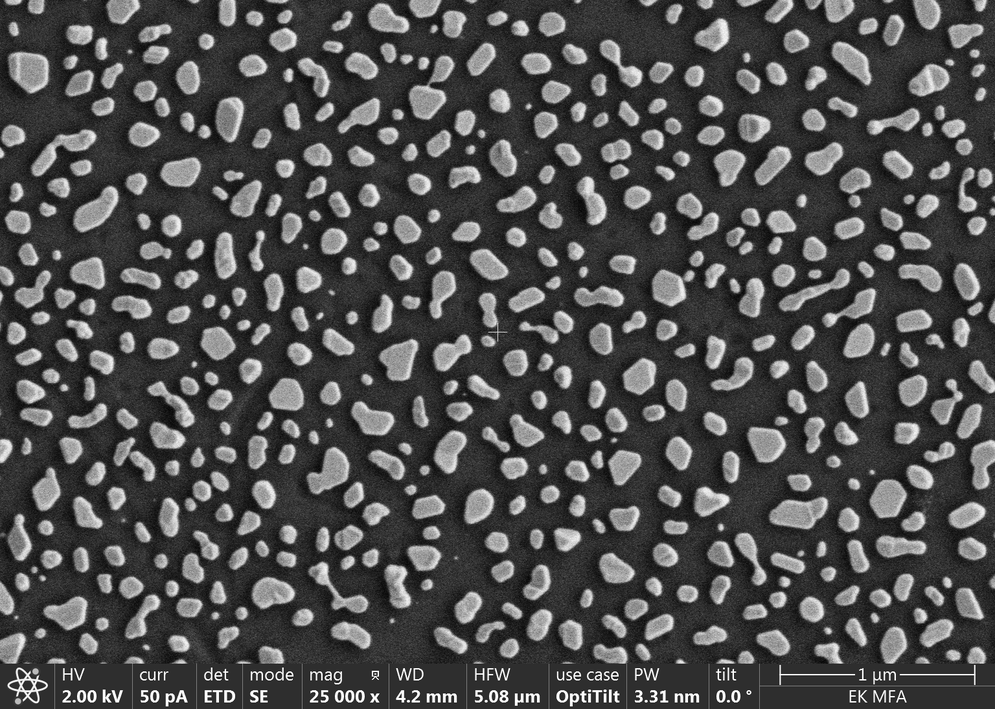
#> input picture input_images/sample2.tif, 995 x 709 px, shrunk from 1536 x 1094 before the run; its folder holds only this picture in this run
$ python main.py
#> lines starting #> are read from the running program, lines starting #| are printed output that depends on the picture; after the words box and inside, x2 and y2 are one past the last pixel; in counts of white or black regions, pixels touching at a corner belong together
import cv2
import numpy as np
import os
from pathlib import Path
from matplotlib import pyplot as plt
from scipy import ndimage
from skimage import measure, color, io
from skimage.segmentation import clear_border

def main():
    """
    Main function to process multiple images for grain analysis.
    Creates necessary directories and processes all images in input folder.
    """
    # Define input and output directories
    input_dir = Path("input_images")
    output_dir = Path("output_measurements")

    # Create output directory if it doesn't exist
    output_dir.mkdir(parents=True, exist_ok=True)

    # Create subdirectories for different types of output
    csv_dir = output_dir / "csv_files"
    image_dir = output_dir / "processed_images"
    plot_dir = output_dir / "distribution_plots"

    # Create all directories
    csv_dir.mkdir(exist_ok=True)
    image_dir.mkdir(exist_ok=True)
    plot_dir.mkdir(exist_ok=True)

    # Process all images in input directory
    valid_extensions = {'.jpg', '.jpeg', '.png', '.tif', '.tiff'}

    for image_path in input_dir.iterdir():
        if image_path.suffix.lower() in valid_extensions:
            try:
                process_single_image(image_path, csv_dir, image_dir, plot_dir)
                print(f"Successfully processed {image_path.name}")
            except Exception as e:
                print(f"Error processing {image_path.name}: {str(e)}")

def create_size_distribution_plots(areas, perimeters, output_path, image_name):
    """
    Create and save histograms for grain size distribution.

    """
    # Create figure with two subplots
    fig, (ax1, ax2) = plt.subplots(1, 2, figsize=(15, 5))

    # Plot area distribution
    ax1.hist(areas, bins='auto', color='blue', alpha=0.7)
    ax1.set_title(f'Grain Area Distribution - {image_name}')
    ax1.set_xlabel('Area (µm²)')
    ax1.set_ylabel('Frequency')
    ax1.grid(True, alpha=0.3)

    # Plot perimeter distribution
    ax2.hist(perimeters, bins='auto', color='green', alpha=0.7)
    ax2.set_title(f'Grain Perimeter Distribution - {image_name}')
    ax2.set_xlabel('Perimeter (µm)')
    ax2.set_ylabel('Frequency')
    ax2.grid(True, alpha=0.3)

    # Adjust layout and save
    plt.tight_layout()
    plt.savefig(output_path / f"{Path(image_name).stem}_distributions.png", dpi=300, bbox_inches='tight')
    plt.close()

def process_single_image(image_path, csv_dir, image_dir, plot_dir):
    """
    Process a single image and save its results.

    """
    # Read image
    image = cv2.imread(str(image_path))
#> image is the input picture: shape (709, 995, 3); min 1, max 255, mean 77.2
    if image is None:
        raise ValueError("Could not read the image file")

    height, _, _ = image.shape
    cropped_img = image[:height - 80, :, :]

    # Process image
    gray, thresh = preprocess_image(cropped_img)
    markers, segmented_image = perform_watershed_segmentation(cropped_img, thresh)

    # Calculate and save grain properties
    csv_filename = csv_dir / f"{image_path.stem}_measurements.csv"
    stats = calculate_grain_properties(markers, gray, csv_filename, plot_dir, image_path.name)

    # Print statistics
    print(f"\nResults for {image_path.name}:")
    print(f"Total number of particles: {stats['total_particles']}")
    print(f"Surface Coverage: {stats['surface_coverage']:.2f}%")
    print(f"Total grain area: {stats['total_grain_area']:.2f} µm²")
    print(f"Mean grain area: {stats['mean_grain_area']:.2f} µm²")
    print(f"Particle density: {stats['particle_density']:.6f} particles/µm²\n")

    # Save processed images
    colored_grains = color.label2rgb(markers, bg_label=0)
    colored_grains = (colored_grains * 255).astype(np.uint8)

    cv2.imwrite(str(image_dir / f"{image_path.stem}_segmented.jpg"), segmented_image)
    cv2.imwrite(str(image_dir / f"{image_path.stem}_colored.jpg"), cv2.cvtColor(colored_grains, cv2.COLOR_RGB2BGR))

def preprocess_image(image):
    """
    Preprocess the input image for grain analysis.

    """
    # Convert to grayscale
    gray = cv2.cvtColor(image, cv2.COLOR_BGR2GRAY)

    # Apply Otsu's thresholding
    ret, thresh = cv2.threshold(gray, 0, 255, cv2.THRESH_BINARY + cv2.THRESH_OTSU)
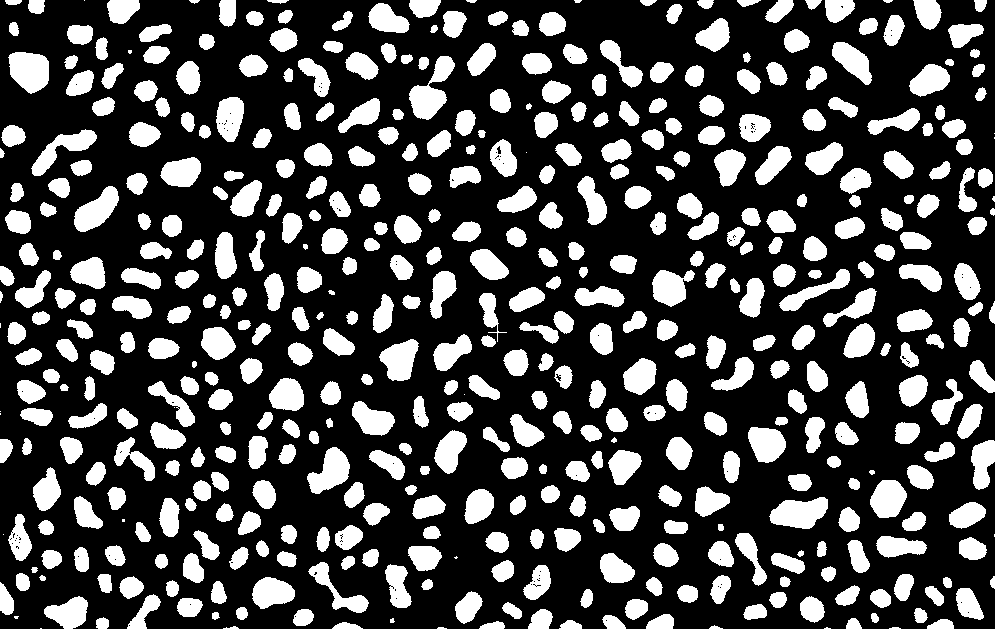
#> thresh: shape (629, 995); 27.3% white; 486 white regions (22 under 20 px), largest, box (x1, y1, x2, y2) and area: (409, 56, 455, 120) 1379, (769, 497, 828, 529) 1316, (8, 52, 49, 94) 1312
#> ret = 105

    return gray, thresh

def perform_watershed_segmentation(image, thresh):
    """
    Perform watershed segmentation on the image.
    """
    # Define kernel for morphological operations
    kernel = np.ones((3,3), np.uint8)

    # Perform morphological operations
    opening = cv2.morphologyEx(thresh, cv2.MORPH_OPEN, kernel, iterations=2)
#> opening: shape (629, 995); 26.7% white; 464 white regions (2 under 20 px), largest, box (x1, y1, x2, y2) and area: (770, 497, 828, 529) 1315, (9, 52, 49, 93) 1308, (308, 447, 350, 494) 1152
    opening = clear_border(opening)  # Remove edge touching grains

    # Sure background area
    sure_bg = cv2.dilate(opening, kernel, iterations=2)
#> sure_bg: shape (629, 995); 38.1% white; 383 white regions, largest, box (x1, y1, x2, y2) and area: (146, 375, 201, 451) 2412, (408, 54, 456, 121) 1843, (768, 495, 830, 531) 1699

    # Finding sure foreground area
    dist_transform = cv2.distanceTransform(opening, cv2.DIST_L2, 3)
    ret, sure_fg = cv2.threshold(dist_transform, 0.2 * dist_transform.max(), 255, 0)
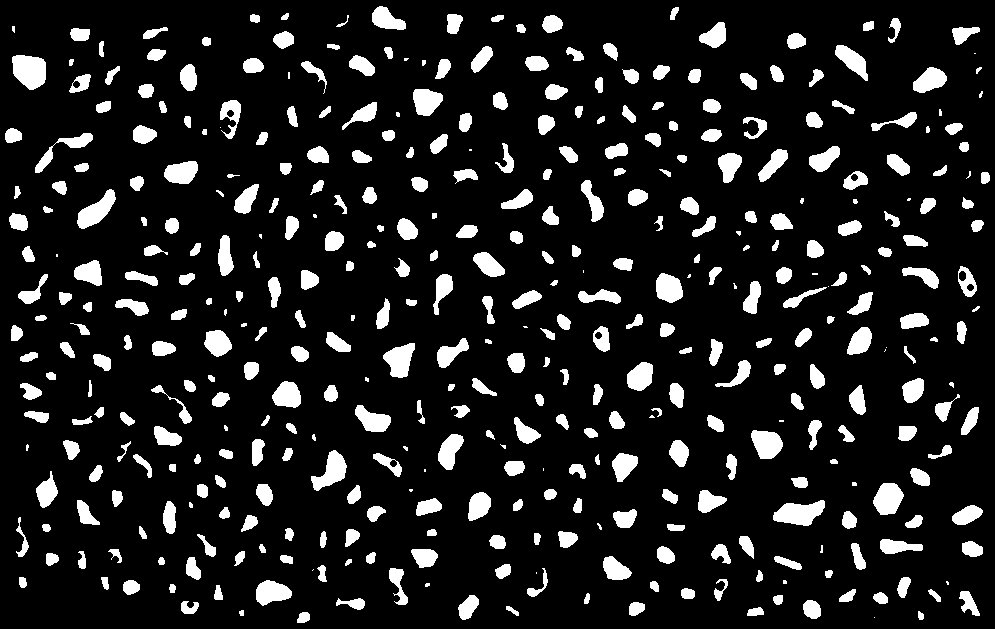
#> sure_fg: shape (629, 995) float32; 12.2% white; 426 white regions (44 under 20 px), largest, box (x1, y1, x2, y2) and area: (12, 55, 46, 90) 932, (773, 500, 825, 526) 880, (77, 189, 116, 229) 742
#> ret = 3.48

    # Finding unknown region
    sure_fg = np.uint8(sure_fg)
    unknown = cv2.subtract(sure_bg, sure_fg)
#> unknown: shape (629, 995); 25.8% white; 388 white regions

    # Marker labelling
    ret, markers = cv2.connectedComponents(sure_fg)
#> markers: shape (629, 995) int32; 427 distinct labels, from 0 to 426
#> ret = 427
    markers = markers + 10
#> markers: shape (629, 995) int32; 427 distinct labels, from 10 to 436
    markers[unknown == 255] = 0
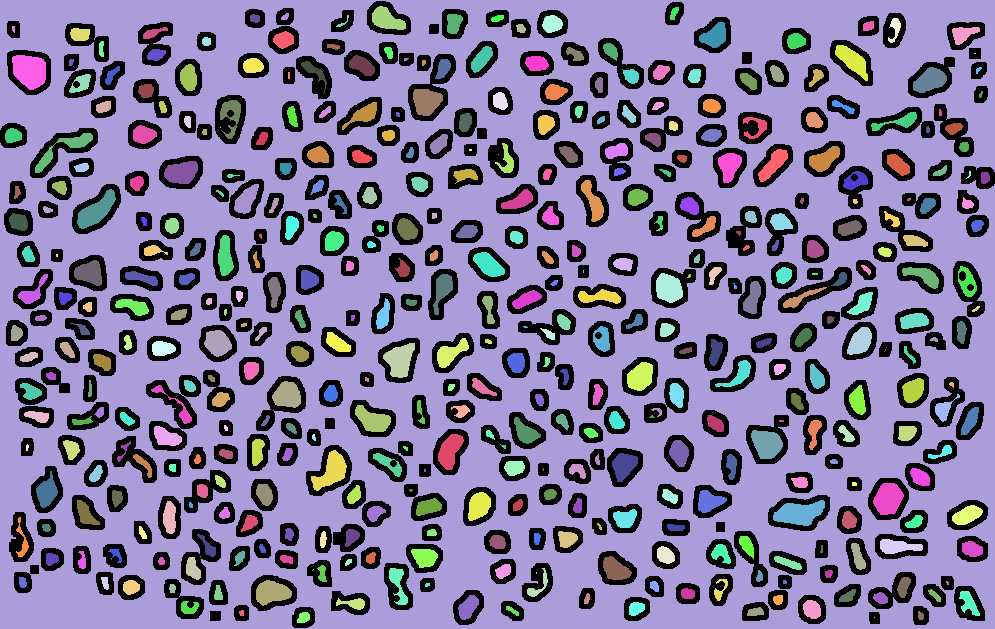
#> markers: shape (629, 995) int32; 428 distinct labels, from 0 to 436; one colour per label, 0 black

    # Apply watershed
    markers = cv2.watershed(image, markers)
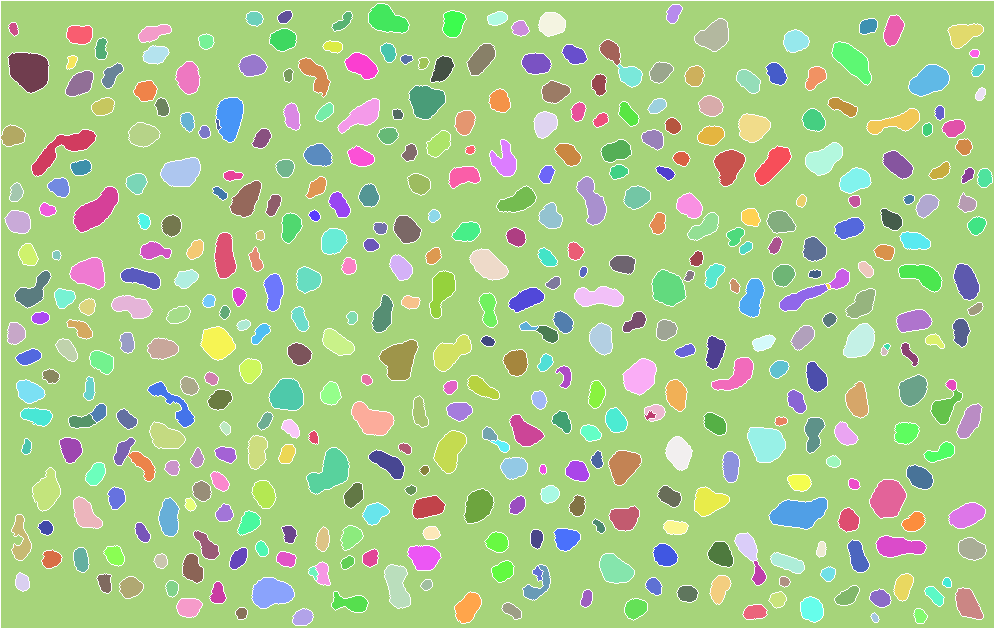
#> markers: shape (629, 995) int32; 428 distinct labels, from -1 to 436; one colour per label, 0 black, -1 white

    # Mark boundaries in yellow
    image_copy = image.copy()
    image_copy[markers == -1] = [0, 255, 255]
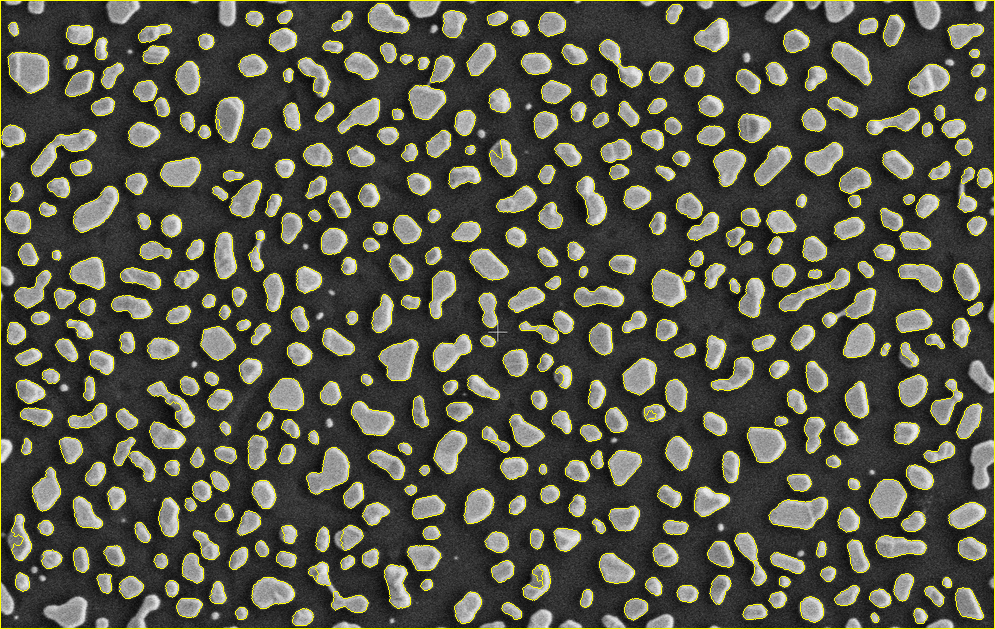
#> image_copy: shape (629, 995, 3); mean B, G, R 72.6, 84.9, 84.9

    return markers, image_copy

def calculate_grain_properties(markers, intensity_image, output_path, plot_dir, image_name, pixels_to_um=0.5):
    """
    Calculate and save grain properties to CSV file, including additional statistics.

    Args:
        markers: Image markers from watershed
        intensity_image: Original grayscale image
        output_path: Path to save the CSV file
        plot_dir: Directory to save distribution plots
        image_name: Name of the original image
        pixels_to_um: Conversion factor from pixels to micrometers

    Returns:
        dict: Dictionary containing calculated statistics
    """
#> called with image_name = 'sample2.tif', pixels_to_um = 0.5
    # Properties to measure
    prop_list = [
        'Area',
        'equivalent_diameter',
        'orientation',
        'MajorAxisLength',
        'MinorAxisLength',
        'Perimeter'
    ]

    # Get region properties
    regions = measure.regionprops(markers, intensity_image=intensity_image)
#> regions = 427 regions; largest, box (x1, y1, x2, y2) and area: (1, 1, 994, 628) 451652, (8, 53, 49, 93) 1239, (769, 498, 827, 529) 1236, (307, 448, 349, 494) 1099, (74, 187, 118, 232) 1074

    # Sort regions by area to identify the background (typically largest)
    sorted_regions = sorted(regions, key=lambda x: x.area, reverse=True)
#> sorted_regions has the same summary as regions

    # Remove the background (largest) region
    grain_regions = sorted_regions[1:]
#> grain_regions = 426 regions; largest, box (x1, y1, x2, y2) and area: (8, 53, 49, 93) 1239, (769, 498, 827, 529) 1236, (307, 448, 349, 494) 1099, (74, 187, 118, 232) 1074, (379, 340, 418, 380) 1019

    # Collect areas and perimeters for plotting
    areas = [region.area * (pixels_to_um ** 2) for region in grain_regions]
#> areas = 426 values, max 309.8 at index 0, min 3.5 at index 425, mean 84.51
    perimeters = [region.perimeter * pixels_to_um for region in grain_regions]
#> perimeters = 426 values, max 95.45 at index 5, min 6.02 at index 425, mean 35

    # Create and save distribution plots
    create_size_distribution_plots(areas, perimeters, plot_dir, image_name)
#> in create_size_distribution_plots, `plt.savefig(output_path / f"{Path(image_name).stem}_distributions.png"..`:
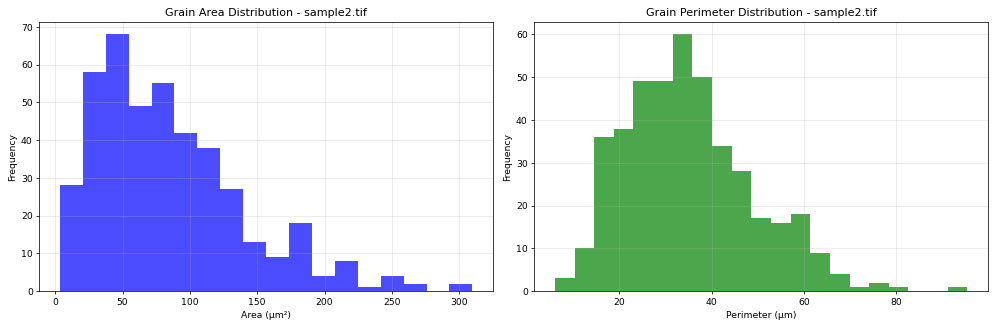
#> figure drawn by matplotlib, 2 panels; panel 1: tallest bar 68 high, from x = 37.53 to 54.54; panel 2: tallest bar 60 high, from x = 31.57 to 35.83

    # Calculate basic statistics
    total_particles = len(grain_regions)
#> total_particles = 426
    total_image_area_pixels = intensity_image.shape[0] * intensity_image.shape[1]
    total_image_area_um2 = total_image_area_pixels * (pixels_to_um ** 2)

    # Calculate total grain area in µm²
    total_grain_area_pixels = sum(region.area for region in grain_regions)
#> total_grain_area_pixels = 143998
    total_grain_area_um2 = total_grain_area_pixels * (pixels_to_um ** 2)
#> total_grain_area_um2 = 35999.5

    # Calculate mean grain area in µm²
    mean_grain_area_um2 = total_grain_area_um2 / total_particles if total_particles > 0 else 0
#> mean_grain_area_um2 = 84.51

    # Calculate surface coverage percentage
    surface_coverage = (total_grain_area_pixels / total_image_area_pixels) * 100
#> surface_coverage = 23.01

    # Calculate particle density (particles per µm²)
    particle_density = total_particles / total_image_area_um2 if total_image_area_um2 > 0 else 0
#> particle_density = 0.00272

    # Save measurements to CSV
    with open(output_path, 'w') as output_file:
        # Write global statistics first
        output_file.write("Global Statistics\n")
        output_file.write(f"Total number of particles:,{total_particles}\n")
        output_file.write(f"Surface Coverage (%):,{surface_coverage:.2f}\n")
        output_file.write(f"Total grain area (µm²):,{total_grain_area_um2:.2f}\n")
        output_file.write(f"Mean grain area (µm²):,{mean_grain_area_um2:.2f}\n")
        output_file.write(f"Particle density (particles/µm²):,{particle_density:.6f}\n")

        # Add distribution statistics
        output_file.write("\nSize Distribution Statistics\n")
        output_file.write(f"Mean area (µm²):,{np.mean(areas):.2f}\n")
        output_file.write(f"Median area (µm²):,{np.median(areas):.2f}\n")
        output_file.write(f"Standard deviation of area (µm²):,{np.std(areas):.2f}\n")
        output_file.write(f"Mean perimeter (µm):,{np.mean(perimeters):.2f}\n")
        output_file.write(f"Median perimeter (µm):,{np.median(perimeters):.2f}\n")
        output_file.write(f"Standard deviation of perimeter (µm):,{np.std(perimeters):.2f}\n")

        output_file.write("\nIndividual Grain Measurements\n")

        # Write header for individual measurements
        output_file.write('Grain #,' + ','.join(prop_list) + '\n')

        # Write measurements for each grain
        for idx, region_props in enumerate(grain_regions, 1):
            measurements = []
            measurements.append(str(idx))

            for prop in prop_list:
                value = region_props[prop]

                # Convert measurements based on property type
                if prop == 'Area':
                    value = value * (pixels_to_um ** 2)
                elif prop == 'orientation':
                    value = value * 57.2958  # Convert radians to degrees
                elif prop == 'Perimeter':
                    value = value * pixels_to_um

                # Round to 2 decimal places
                value = round(value, 2)
                measurements.append(str(value))

            output_file.write(','.join(measurements) + '\n')

    # Return statistics dictionary
    return {
        'total_particles': total_particles,
        'surface_coverage': surface_coverage,
        'total_grain_area': total_grain_area_um2,
        'mean_grain_area': mean_grain_area_um2,
        'particle_density': particle_density
    }

if __name__ == "__main__":
    main()
#> in process_single_image, `stats = calculate_grain_properties(markers, gray, csv_filename, plot_d..`: stats = {'total_particles': 426, 'surface_coverage': 23.01, 'total_grain_area': 35999.5, 'mean_grain_area': 84.51, 'particle_density': 0.00272}
#| Total number of particles: 426
#| Surface Coverage: 23.01%
#| Total grain area: 35999.50 µm²
#| Mean grain area: 84.51 µm²
#| Particle density: 0.002723 particles/µm²
#> in process_single_image, `colored_grains = color.label2rgb(markers, bg_label=0)`:
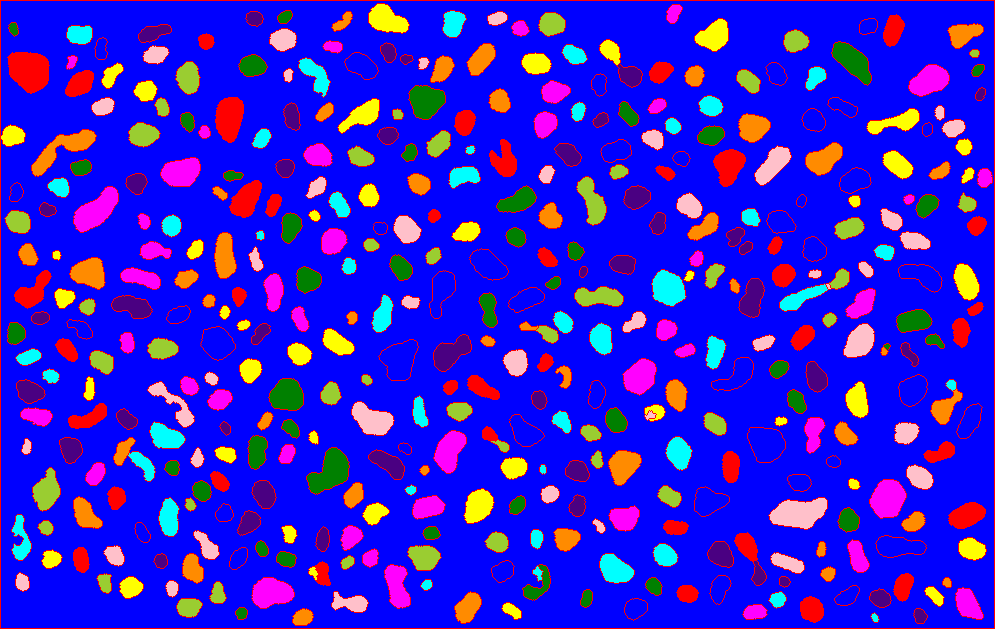
#> colored_grains: shape (629, 995, 3) float64; mean R, G, B 0.185, 0.101, 0.831
